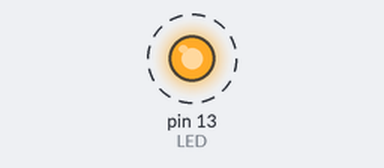
A sketch run on a simulated Arduino Uno, built with avr-gcc and run on an emulated ATmega328P. On the bench: output pins drawn as LEDs (lit = HIGH). Dashed ring = blinking.

Above: at 0.5 s.
Timing chart, 0 to 4.6 s (numbered marks = the images above):
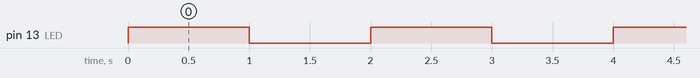

The sketch:

sketch_sep27a.ino
```cpp
#include<avr/io.h>

void setup()
{
  DDRB |=(1 << DDB5);  //set PB5 as output
}

void loop() {

   PORTB |= (1 << PB5);    // Turning ON LED connected to PB1
   delay(1000);            //Using Arduino IDE inbuilt delay function to generate delay of 1 second
   PORTB &= ~(1 << PB5);   //Turning the LED off
   delay(1000);
}
```

Measured:
- by itself, pin 13 (LED): alternates HIGH for 1.0 s and LOW for 1.0 s
